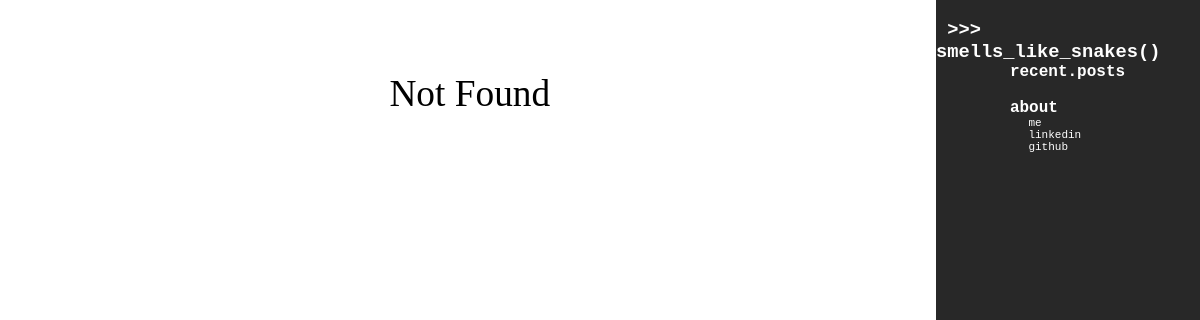
Before: /cat/Package/ with the older database file.
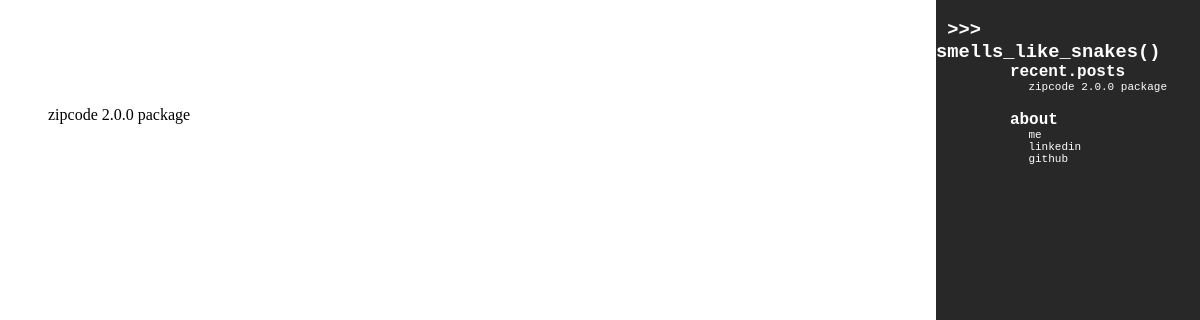
After: the same page with the newer database file.
### blog/models.py (models this page shows, shortened)
class Post(models.Model):
    title = models.CharField(max_length=128)
    body = models.TextField(blank=True)
    date_published = models.DateTimeField(auto_now_add=True)
    modified_date = models.DateTimeField(auto_now=True)
    category = models.ManyToManyField(Category, blank=True)

### blog/views.py (the view)
# urls.py: url(r'^cat/(?P<cat>[\w]+)/$', views.cat_view, name='cat_view')
def cat_view(request, cat):
    published = Post.objects.exclude(date_published__exact=None)
    recent_posts = published.order_by('-date_published')[:5]
    if Category.objects.filter(name=cat):
        pots = Post.objects.filter(category__name=cat)
        context = {'cat': cat, 'pots': pots, 'recent_posts': recent_posts}
    else:
        context = {'not_found': 'Not Found', 'recent_posts': recent_posts}
    return render(request, 'blog/cat.html', context)

### blog/templates/blog/cat.html
{% extends 'base.html' %}
{% block content %}
<div id="main_section">
<div id="not_found">{{ not_found }}</div>
<br>
{%for i in pots%}
 <ul>{{ i.title }}</ul>
 {% endfor %}
</div>
{% endblock %}

### py_blog/templates/base.html (shortened to what this page needs)
{% load staticfiles %}
<html lang="en">
<head>
    <link rel="stylesheet" type="text/css" href="{% static 'styles/global.css' %}" />
    <link href="//db.onlinewebfonts.com/c/9f94dc20bb2a09c15241d3a880b7ad01?family=Menlo" rel="stylesheet" type="text/css"/>
</head>
    <body>
        <div id="header">
        <br>
        <br>
        </div>
        <div class="container">
            {% block content %}
            {% endblock %}
        <div id="sidebar">
            <a href="{% url 'front page' %}"><h3> &nbsp;>>> smells_like_snakes()</h3></a>
            <h4>recent.posts</h4>
            <div id="post_links">
                {% for i in recent_posts %}
                    <a href="{% url 'detail_view' i.pk %}">{{ i.title }}</a><br>
                {% endfor %}
            </div>
            <br>
            <h4>about</h4>
            <div id="post_links">
                <a href="{% url 'about_view' %}">me</a><br>
                <a href="https://www.linkedin.com/in/gabriel-meringolo-3123b6120">linkedin</a><br>
                <a href="https://github.com/gabrielx52"> github</a><br>
            </div>
        </div>
        </div>
    </body>
</html>

Changed rows visible on the page:
added Post: title "zipcode 2.0.0 package"
Other visible differences:
{{ not_found }}: "Not Found" → (not shown)
